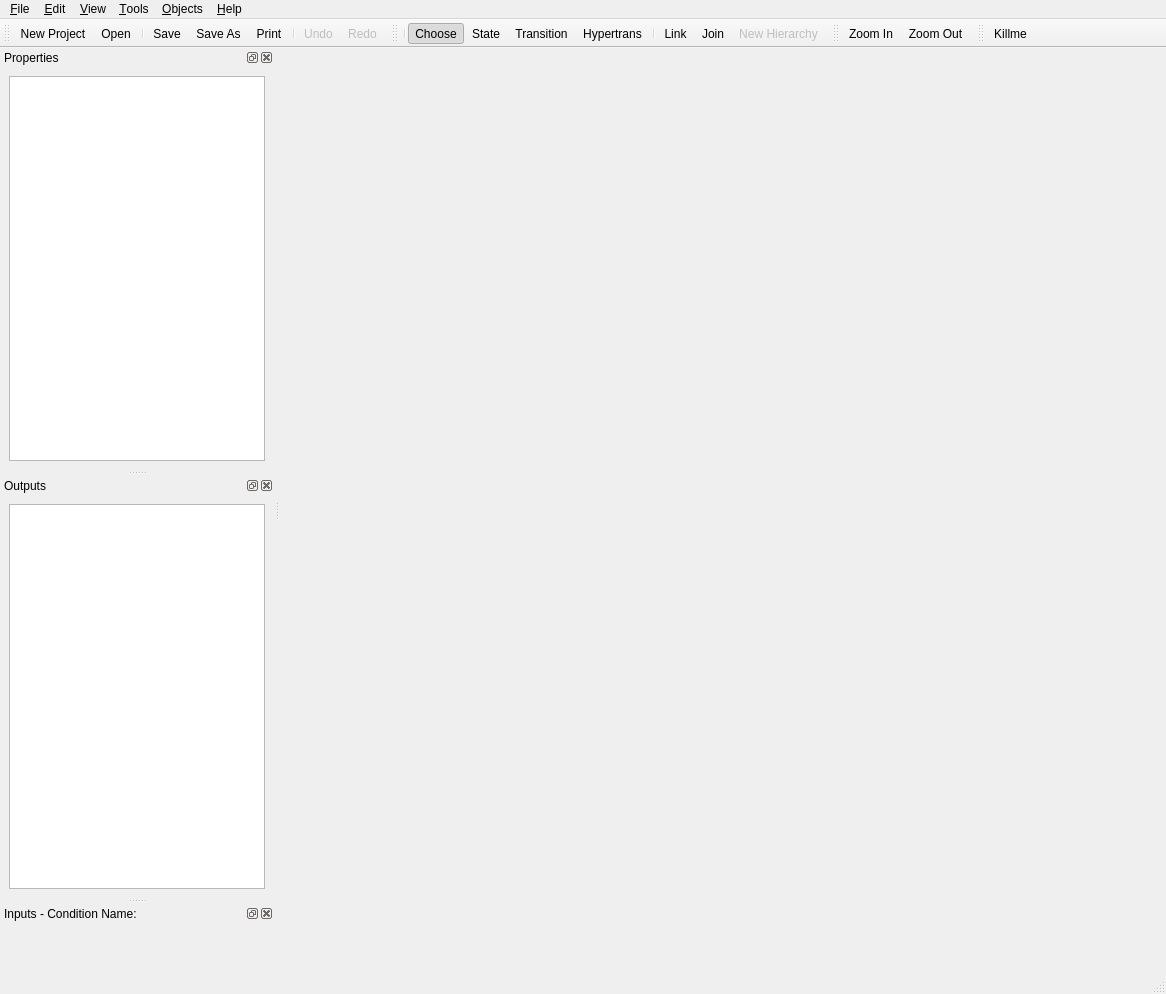
<?xml version="1.0" encoding="UTF-8"?>
<ui version="4.0">
 <author>Frank Lemke</author>
 <class>MergedMainWindow</class>
 <widget class="QMainWindow" name="MergedMainWindow">
  <property name="geometry">
   <rect>
    <x>0</x>
    <y>0</y>
    <width>1166</width>
    <height>994</height>
   </rect>
  </property>
  <property name="windowTitle">
   <string>FSMDesigner 5</string>
  </property>
  <property name="windowIcon">
   <iconset resource="../../../src/gui/resources/resources.qrc">
    <normaloff>:/icons/FSMDesignerlogoicon.png</normaloff>:/icons/FSMDesignerlogoicon.png</iconset>
  </property>
  <widget class="QWidget" name="centralwidget">
   <layout class="QVBoxLayout">
    <property name="spacing">
     <number>6</number>
    </property>
    <property name="leftMargin">
     <number>9</number>
    </property>
    <property name="topMargin">
     <number>9</number>
    </property>
    <property name="rightMargin">
     <number>9</number>
    </property>
    <property name="bottomMargin">
     <number>9</number>
    </property>
   </layout>
  </widget>
  <widget class="QMenuBar" name="menubar">
   <property name="geometry">
    <rect>
     <x>0</x>
     <y>0</y>
     <width>1166</width>
     <height>19</height>
    </rect>
   </property>
   <widget class="QMenu" name="menu_File">
    <property name="title">
     <string>&amp;File</string>
    </property>
    <widget class="QMenu" name="menu_Recent_Files">
     <property name="title">
      <string>&amp;Recent Files</string>
     </property>
     <addaction name="action_ClearMenu"/>
     <addaction name="separator"/>
    </widget>
    <addaction name="action_New"/>
    <addaction name="action_Open"/>
    <addaction name="separator"/>
    <addaction name="action_Save"/>
    <addaction name="action_SaveAs"/>
    <addaction name="separator"/>
    <addaction name="actionExport_Image"/>
    <addaction name="action_Print"/>
    <addaction name="separator"/>
    <addaction name="menu_Recent_Files"/>
    <addaction name="separator"/>
    <addaction name="action_Quit"/>
   </widget>
   <widget class="QMenu" name="menu_View">
    <property name="title">
     <string>&amp;View</string>
    </property>
    <addaction name="separator"/>
    <addaction name="separator"/>
    <addaction name="action_ZoomIn"/>
    <addaction name="action_ZoomOut"/>
    <addaction name="separator"/>
    <addaction name="action_EnableDebug"/>
    <addaction name="action_EnableRedoUndo"/>
    <addaction name="separator"/>
    <addaction name="action_ShowPropertyWindow"/>
    <addaction name="action_ShowOutputListWindow"/>
    <addaction name="action_ShowInputListWindow"/>
   </widget>
   <widget class="QMenu" name="menu_Edit">
    <property name="title">
     <string>&amp;Edit</string>
    </property>
    <widget class="QMenu" name="menu_Table">
     <property name="title">
      <string>Tabl&amp;e</string>
     </property>
     <addaction name="actionGlobal"/>
    </widget>
    <addaction name="action_Redo"/>
    <addaction name="action_Undo"/>
    <addaction name="separator"/>
    <addaction name="actionCu_t"/>
    <addaction name="action_Copy"/>
    <addaction name="action_Paste"/>
    <addaction name="action_Delete"/>
    <addaction name="separator"/>
    <addaction name="menu_Table"/>
    <addaction name="separator"/>
    <addaction name="actionPreferences"/>
   </widget>
   <widget class="QMenu" name="menu_Help">
    <property name="enabled">
     <bool>true</bool>
    </property>
    <property name="title">
     <string>&amp;Help</string>
    </property>
    <addaction name="action_About"/>
    <addaction name="separator"/>
   </widget>
   <widget class="QMenu" name="menu_Objects">
    <property name="title">
     <string>&amp;Objects</string>
    </property>
    <addaction name="separator"/>
    <addaction name="separator"/>
    <addaction name="action_Choose"/>
    <addaction name="action_State"/>
    <addaction name="action_Transition"/>
    <addaction name="action_Hypertrans"/>
    <addaction name="separator"/>
    <addaction name="action_Link"/>
    <addaction name="action_Join"/>
    <addaction name="action_New_Hierarchy"/>
   </widget>
   <widget class="QMenu" name="menuTools">
    <property name="title">
     <string>&amp;Tools</string>
    </property>
    <widget class="QMenu" name="menu_Toolbars">
     <property name="title">
      <string>&amp;Toolbar</string>
     </property>
     <addaction name="action_Maintoolbar"/>
     <addaction name="action_Objecttoolbar"/>
     <addaction name="action_Zoombar"/>
    </widget>
    <widget class="QMenu" name="menu_Simulation">
     <property name="title">
      <string>&amp;Simulation</string>
     </property>
     <addaction name="actionTestbench_generator"/>
     <addaction name="action_Generate_Testbench_VHDL"/>
     <addaction name="separator"/>
     <addaction name="actionGenerate_Mnemonic_Map"/>
     <addaction name="actionGenerate_SV_Project_Mnemonic_Map"/>
    </widget>
    <addaction name="separator"/>
    <addaction name="menu_Simulation"/>
    <addaction name="action_Verification_2"/>
    <addaction name="separator"/>
    <addaction name="menu_Toolbars"/>
   </widget>
   <addaction name="menu_File"/>
   <addaction name="menu_Edit"/>
   <addaction name="menu_View"/>
   <addaction name="menuTools"/>
   <addaction name="menu_Objects"/>
   <addaction name="menu_Help"/>
  </widget>
  <widget class="QStatusBar" name="statusbar"/>
  <widget class="QToolBar" name="MaintoolBar">
   <property name="windowTitle">
    <string>MaintoolBar</string>
   </property>
   <property name="orientation">
    <enum>Qt::Horizontal</enum>
   </property>
   <property name="iconSize">
    <size>
     <width>28</width>
     <height>28</height>
    </size>
   </property>
   <attribute name="toolBarArea">
    <enum>TopToolBarArea</enum>
   </attribute>
   <attribute name="toolBarBreak">
    <bool>false</bool>
   </attribute>
   <addaction name="action_New"/>
   <addaction name="action_Open"/>
   <addaction name="separator"/>
   <addaction name="action_Save"/>
   <addaction name="action_SaveAs"/>
   <addaction name="action_Print"/>
   <addaction name="separator"/>
   <addaction name="action_Undo"/>
   <addaction name="action_Redo"/>
  </widget>
  <widget class="QToolBar" name="ObjecttoolBar">
   <property name="focusPolicy">
    <enum>Qt::NoFocus</enum>
   </property>
   <property name="windowTitle">
    <string>ObjecttoolBar</string>
   </property>
   <property name="orientation">
    <enum>Qt::Horizontal</enum>
   </property>
   <property name="iconSize">
    <size>
     <width>28</width>
     <height>28</height>
    </size>
   </property>
   <attribute name="toolBarArea">
    <enum>TopToolBarArea</enum>
   </attribute>
   <attribute name="toolBarBreak">
    <bool>false</bool>
   </attribute>
   <addaction name="separator"/>
   <addaction name="action_Choose"/>
   <addaction name="action_State"/>
   <addaction name="action_Transition"/>
   <addaction name="action_Hypertrans"/>
   <addaction name="separator"/>
   <addaction name="action_Link"/>
   <addaction name="action_Join"/>
   <addaction name="action_New_Hierarchy"/>
  </widget>
  <widget class="QDockWidget" name="Properties">
   <property name="whatsThis">
    <string>This box shows properties of activated Object. The properties of a object can easily be manipulated here. </string>
   </property>
   <property name="floating">
    <bool>false</bool>
   </property>
   <property name="windowTitle">
    <string>Properties</string>
   </property>
   <attribute name="dockWidgetArea">
    <number>1</number>
   </attribute>
   <widget class="QWidget" name="propertiesWidgetContent">
    <layout class="QVBoxLayout">
     <property name="spacing">
      <number>6</number>
     </property>
     <property name="leftMargin">
      <number>9</number>
     </property>
     <property name="topMargin">
      <number>9</number>
     </property>
     <property name="rightMargin">
      <number>9</number>
     </property>
     <property name="bottomMargin">
      <number>9</number>
     </property>
     <item>
      <widget class="PropertyWidget" name="propertywidget"/>
     </item>
    </layout>
   </widget>
  </widget>
  <widget class="QDockWidget" name="OutputList">
   <property name="whatsThis">
    <string/>
   </property>
   <property name="floating">
    <bool>false</bool>
   </property>
   <property name="windowTitle">
    <string>Outputs</string>
   </property>
   <attribute name="dockWidgetArea">
    <number>1</number>
   </attribute>
   <widget class="QWidget" name="outputListWidgetContent">
    <layout class="QVBoxLayout">
     <property name="spacing">
      <number>6</number>
     </property>
     <property name="leftMargin">
      <number>9</number>
     </property>
     <property name="topMargin">
      <number>9</number>
     </property>
     <property name="rightMargin">
      <number>9</number>
     </property>
     <property name="bottomMargin">
      <number>9</number>
     </property>
     <item>
      <widget class="OutputWidget" name="outputwidget"/>
     </item>
    </layout>
   </widget>
  </widget>
  <widget class="QDockWidget" name="InputList">
   <property name="whatsThis">
    <string>All inputs of activated FSM are shown in this box.</string>
   </property>
   <property name="floating">
    <bool>false</bool>
   </property>
   <property name="windowTitle">
    <string>Inputs - Condition Name: </string>
   </property>
   <attribute name="dockWidgetArea">
    <number>1</number>
   </attribute>
   <widget class="QWidget" name="inputListWidgetContent">
    <layout class="QVBoxLayout">
     <property name="spacing">
      <number>6</number>
     </property>
     <property name="leftMargin">
      <number>9</number>
     </property>
     <property name="topMargin">
      <number>9</number>
     </property>
     <property name="rightMargin">
      <number>9</number>
     </property>
     <property name="bottomMargin">
      <number>9</number>
     </property>
     <item>
      <widget class="ConditionWidget" name="inputwidget" native="true"/>
     </item>
    </layout>
   </widget>
  </widget>
  <widget class="QToolBar" name="ZoomBar">
   <property name="enabled">
    <bool>true</bool>
   </property>
   <property name="windowTitle">
    <string>ZoomBar</string>
   </property>
   <property name="orientation">
    <enum>Qt::Horizontal</enum>
   </property>
   <property name="iconSize">
    <size>
     <width>28</width>
     <height>28</height>
    </size>
   </property>
   <attribute name="toolBarArea">
    <enum>TopToolBarArea</enum>
   </attribute>
   <attribute name="toolBarBreak">
    <bool>false</bool>
   </attribute>
   <addaction name="action_ZoomIn"/>
   <addaction name="action_ZoomOut"/>
  </widget>
  <widget class="QToolBar" name="DebugBar">
   <property name="enabled">
    <bool>true</bool>
   </property>
   <property name="windowTitle">
    <string>toolBar</string>
   </property>
   <attribute name="toolBarArea">
    <enum>TopToolBarArea</enum>
   </attribute>
   <attribute name="toolBarBreak">
    <bool>false</bool>
   </attribute>
   <addaction name="action_Killme"/>
  </widget>
  <action name="action_About">
   <property name="enabled">
    <bool>true</bool>
   </property>
   <property name="text">
    <string>About FSMDesigner</string>
   </property>
   <property name="whatsThis">
    <string>Shows About FSMDesigner.</string>
   </property>
   <property name="shortcut">
    <string>F1</string>
   </property>
  </action>
  <action name="action_New">
   <property name="icon">
    <iconset resource="../../../src/gui/resources/resources.qrc">
     <normaloff>:/icons/filenew.png</normaloff>:/icons/filenew.png</iconset>
   </property>
   <property name="text">
    <string>&amp;New Project...</string>
   </property>
   <property name="whatsThis">
    <string>Push this button to create a new Projekt and FSM.</string>
   </property>
   <property name="shortcut">
    <string>Ctrl+N</string>
   </property>
  </action>
  <action name="action_Open">
   <property name="icon">
    <iconset resource="../../../src/gui/resources/resources.qrc">
     <normaloff>:/icons/fileopen.png</normaloff>:/icons/fileopen.png</iconset>
   </property>
   <property name="text">
    <string>&amp;Open...</string>
   </property>
   <property name="whatsThis">
    <string>Opens a dialog to load a previous saved Project or FSM.</string>
   </property>
   <property name="shortcut">
    <string>Ctrl+O</string>
   </property>
  </action>
  <action name="action_Save">
   <property name="enabled">
    <bool>true</bool>
   </property>
   <property name="icon">
    <iconset resource="../../../src/gui/resources/resources.qrc">
     <normaloff>:/icons/filesave.png</normaloff>:/icons/filesave.png</iconset>
   </property>
   <property name="text">
    <string>&amp;Save</string>
   </property>
   <property name="whatsThis">
    <string>Click this button for Quicksave.</string>
   </property>
   <property name="shortcut">
    <string>Ctrl+S</string>
   </property>
  </action>
  <action name="action_SaveAs">
   <property name="enabled">
    <bool>true</bool>
   </property>
   <property name="icon">
    <iconset resource="../../../src/gui/resources/resources.qrc">
     <normaloff>:/icons/filesaveas.png</normaloff>:/icons/filesaveas.png</iconset>
   </property>
   <property name="text">
    <string>Save &amp;As ...</string>
   </property>
   <property name="whatsThis">
    <string>This option aktivates a &quot;save as&quot; dialog to manage all possible options for saving projects or FSMs.</string>
   </property>
  </action>
  <action name="action_Print">
   <property name="icon">
    <iconset resource="../../../src/gui/resources/resources.qrc">
     <normaloff>:/icons/fileprint.png</normaloff>:/icons/fileprint.png</iconset>
   </property>
   <property name="text">
    <string>&amp;Print...</string>
   </property>
   <property name="whatsThis">
    <string>Push this button to open the printer dialog, for printing FSMs. </string>
   </property>
   <property name="shortcut">
    <string>Ctrl+P</string>
   </property>
  </action>
  <action name="action_Quit">
   <property name="checkable">
    <bool>false</bool>
   </property>
   <property name="icon">
    <iconset resource="../../../src/gui/resources/resources.qrc">
     <normaloff>:/icons/fileclose.png</normaloff>:/icons/fileclose.png</iconset>
   </property>
   <property name="text">
    <string>&amp;Quit</string>
   </property>
   <property name="whatsThis">
    <string>This is the quit button to close application.</string>
   </property>
   <property name="shortcut">
    <string>Ctrl+Q</string>
   </property>
  </action>
  <action name="actionCu_t">
   <property name="icon">
    <iconset resource="../../../src/gui/resources/resources.qrc">
     <normaloff>:/icons/editcut.png</normaloff>:/icons/editcut.png</iconset>
   </property>
   <property name="text">
    <string>Cu&amp;t</string>
   </property>
   <property name="whatsThis">
    <string>Cut activated object by using this option.</string>
   </property>
   <property name="shortcut">
    <string>Ctrl+X</string>
   </property>
  </action>
  <action name="action_Copy">
   <property name="enabled">
    <bool>false</bool>
   </property>
   <property name="icon">
    <iconset resource="../../../src/gui/resources/resources.qrc">
     <normaloff>:/icons/editcopy.png</normaloff>:/icons/editcopy.png</iconset>
   </property>
   <property name="text">
    <string>&amp;Copy</string>
   </property>
   <property name="whatsThis">
    <string>Option for copying activated objects.</string>
   </property>
   <property name="shortcut">
    <string>Ctrl+C</string>
   </property>
  </action>
  <action name="action_Paste">
   <property name="enabled">
    <bool>false</bool>
   </property>
   <property name="icon">
    <iconset resource="../../../src/gui/resources/resources.qrc">
     <normaloff>:/icons/editpaste.png</normaloff>:/icons/editpaste.png</iconset>
   </property>
   <property name="text">
    <string>&amp;Paste</string>
   </property>
   <property name="whatsThis">
    <string>This option will paste copied or previously cutted object to the chosen place at the workbench.</string>
   </property>
   <property name="shortcut">
    <string>Ctrl+V</string>
   </property>
  </action>
  <action name="action_Delete">
   <property name="icon">
    <iconset resource="../../../src/gui/resources/resources.qrc">
     <normaloff>:/icons/editdelete.png</normaloff>:/icons/editdelete.png</iconset>
   </property>
   <property name="text">
    <string>&amp;Delete</string>
   </property>
   <property name="whatsThis">
    <string>Delets activated object.</string>
   </property>
   <property name="shortcut">
    <string>Del</string>
   </property>
  </action>
  <action name="action_State">
   <property name="checkable">
    <bool>true</bool>
   </property>
   <property name="icon">
    <iconset resource="../../../src/gui/resources/resources.qrc">
     <normaloff>:/icons/state.png</normaloff>:/icons/state.png</iconset>
   </property>
   <property name="text">
    <string>&amp;State</string>
   </property>
   <property name="whatsThis">
    <string>&quot;State-mode&quot; button. Creates a new State by clicking the workbench when activated.</string>
   </property>
   <property name="shortcut">
    <string>F6</string>
   </property>
  </action>
  <action name="action_Transition">
   <property name="checkable">
    <bool>true</bool>
   </property>
   <property name="icon">
    <iconset resource="../../../src/gui/resources/resources.qrc">
     <normaloff>:/icons/trans.png</normaloff>:/icons/trans.png</iconset>
   </property>
   <property name="text">
    <string>&amp;Transition</string>
   </property>
   <property name="whatsThis">
    <string>Click this button for activating &quot;Transition-mode&quot;. To connect objects on workbench with transitions.</string>
   </property>
   <property name="shortcut">
    <string>F7</string>
   </property>
  </action>
  <action name="action_Hypertrans">
   <property name="checkable">
    <bool>true</bool>
   </property>
   <property name="enabled">
    <bool>true</bool>
   </property>
   <property name="icon">
    <iconset resource="../../../src/gui/resources/resources.qrc">
     <normaloff>:/icons/hyper.png</normaloff>:/icons/hyper.png</iconset>
   </property>
   <property name="text">
    <string>&amp;Hypertrans</string>
   </property>
   <property name="whatsThis">
    <string>Push here to switch to &quot;Hypertransition-mode&quot;. Creates global transitions.</string>
   </property>
   <property name="shortcut">
    <string>F8</string>
   </property>
  </action>
  <action name="action_Link">
   <property name="checkable">
    <bool>true</bool>
   </property>
   <property name="enabled">
    <bool>true</bool>
   </property>
   <property name="icon">
    <iconset resource="../../../src/gui/resources/resources.qrc">
     <normaloff>:/icons/link.png</normaloff>:/icons/link.png</iconset>
   </property>
   <property name="text">
    <string>&amp;Link</string>
   </property>
   <property name="whatsThis">
    <string>&quot;Link-mode&quot; button. Will create a link-object by clicking the workbench when activated. A Link is a short cut to a state, using links brings more clarity to a complex workbench.</string>
   </property>
   <property name="shortcut">
    <string>F9</string>
   </property>
  </action>
  <action name="action_Join">
   <property name="checkable">
    <bool>true</bool>
   </property>
   <property name="icon">
    <iconset resource="../../../src/gui/resources/resources.qrc">
     <normaloff>:/icons/join.png</normaloff>:/icons/join.png</iconset>
   </property>
   <property name="text">
    <string>&amp;Join</string>
   </property>
   <property name="whatsThis">
    <string>Click this button to switch to &quot;Join-mode&quot;. To generate a join when activated.  A Join connects transitions to clean up workbench for better clarity.</string>
   </property>
   <property name="shortcut">
    <string>F11</string>
   </property>
  </action>
  <action name="actionGlobal">
   <property name="text">
    <string>&amp;Globals...</string>
   </property>
   <property name="iconText">
    <string>Globals</string>
   </property>
   <property name="toolTip">
    <string>Globals</string>
   </property>
  </action>
  <action name="action_New_Hierarchy">
   <property name="enabled">
    <bool>false</bool>
   </property>
   <property name="icon">
    <iconset resource="../../../src/gui/resources/resources.qrc">
     <normaloff>:/icons/hierarchy.png</normaloff>:/icons/hierarchy.png</iconset>
   </property>
   <property name="text">
    <string>&amp;New Hierarchy</string>
   </property>
   <property name="iconText">
    <string>New Hierarchy</string>
   </property>
   <property name="toolTip">
    <string>New Hierarchy</string>
   </property>
   <property name="whatsThis">
    <string>&quot;Hierarchy-mode&quot; buttton. Click here to create a new hierarchyleveltransfer for aktivated FSM. Hierarchylevels increase usage for bigger FSMs.</string>
   </property>
   <property name="shortcut">
    <string>F12</string>
   </property>
  </action>
  <action name="action_Maintoolbar">
   <property name="checkable">
    <bool>true</bool>
   </property>
   <property name="checked">
    <bool>true</bool>
   </property>
   <property name="text">
    <string>&amp;MaintoolBar</string>
   </property>
  </action>
  <action name="action_Objecttoolbar">
   <property name="checkable">
    <bool>true</bool>
   </property>
   <property name="checked">
    <bool>true</bool>
   </property>
   <property name="text">
    <string>&amp;ObjecttoolBar</string>
   </property>
  </action>
  <action name="action_Zoombar">
   <property name="checkable">
    <bool>true</bool>
   </property>
   <property name="checked">
    <bool>true</bool>
   </property>
   <property name="text">
    <string>&amp;ZoomBar</string>
   </property>
  </action>
  <action name="action_Undo">
   <property name="enabled">
    <bool>false</bool>
   </property>
   <property name="icon">
    <iconset resource="../../../src/gui/resources/resources.qrc">
     <normaloff>:/icons/undo.png</normaloff>:/icons/undo.png</iconset>
   </property>
   <property name="text">
    <string>&amp;Undo</string>
   </property>
   <property name="whatsThis">
    <string>Click here to undo the last change. </string>
   </property>
   <property name="shortcut">
    <string>Ctrl+Z</string>
   </property>
  </action>
  <action name="action_Redo">
   <property name="enabled">
    <bool>false</bool>
   </property>
   <property name="icon">
    <iconset resource="../../../src/gui/resources/resources.qrc">
     <normaloff>:/icons/redo.png</normaloff>:/icons/redo.png</iconset>
   </property>
   <property name="text">
    <string>&amp;Redo</string>
   </property>
   <property name="whatsThis">
    <string> Click here to redo the last successful undo step.</string>
   </property>
   <property name="shortcut">
    <string>Ctrl+Y</string>
   </property>
  </action>
  <action name="actionPreferences">
   <property name="enabled">
    <bool>false</bool>
   </property>
   <property name="text">
    <string>Pre&amp;ferences...</string>
   </property>
   <property name="whatsThis">
    <string>Starts preferences-dialog for changing toolsettings.</string>
   </property>
  </action>
  <action name="action_ClearMenu">
   <property name="text">
    <string>&amp;ClearMenu</string>
   </property>
   <property name="whatsThis">
    <string>Deletes Recent File entries.</string>
   </property>
  </action>
  <action name="actionTestbench_generator">
   <property name="text">
    <string>Generate &amp;Testbench Verilog</string>
   </property>
  </action>
  <action name="actionGenerate_Mnemonic_Map">
   <property name="text">
    <string>Generate SimVision &amp;Mnemonic Map</string>
   </property>
  </action>
  <action name="actionExport_Image">
   <property name="text">
    <string>&amp;Export Image...</string>
   </property>
  </action>
  <action name="action_Generate_Testbench_VHDL">
   <property name="text">
    <string>&amp;Generate Testbench VHDL</string>
   </property>
  </action>
  <action name="actionGenerate_SV_Project_Mnemonic_Map">
   <property name="text">
    <string>Generate SV Project Mnemonic Map</string>
   </property>
  </action>
  <action name="action_Verification_2">
   <property name="text">
    <string>&amp;Verification</string>
   </property>
  </action>
  <action name="action_ZoomIn">
   <property name="icon">
    <iconset>
     <normalon>:/icons/viewmag+.png</normalon>
    </iconset>
   </property>
   <property name="text">
    <string>Zoom In</string>
   </property>
   <property name="toolTip">
    <string>Zoom in</string>
   </property>
  </action>
  <action name="action_ZoomOut">
   <property name="icon">
    <iconset resource="../../../src/gui/resources/resources.qrc">
     <normaloff>:/icons/viewmag-.png</normaloff>:/icons/viewmag-.png</iconset>
   </property>
   <property name="text">
    <string>Zoom Out</string>
   </property>
   <property name="toolTip">
    <string>Zoom out</string>
   </property>
  </action>
  <action name="action_Killme">
   <property name="text">
    <string>Killme</string>
   </property>
   <property name="toolTip">
    <string>Kills the FSMDesigner</string>
   </property>
  </action>
  <action name="action_Choose">
   <property name="checkable">
    <bool>true</bool>
   </property>
   <property name="checked">
    <bool>true</bool>
   </property>
   <property name="icon">
    <iconset resource="../../../src/gui/resources/resources.qrc">
     <normaloff>:/icons/choose.png</normaloff>:/icons/choose.png</iconset>
   </property>
   <property name="text">
    <string>&amp;Choose</string>
   </property>
   <property name="toolTip">
    <string>Choose Mode</string>
   </property>
   <property name="whatsThis">
    <string>&quot;Choose-mode&quot; button.</string>
   </property>
   <property name="shortcut">
    <string>F5</string>
   </property>
  </action>
  <action name="action_EnableDebug">
   <property name="checkable">
    <bool>true</bool>
   </property>
   <property name="text">
    <string>Enable Debug Bar</string>
   </property>
   <property name="toolTip">
    <string>Enables the debug bar.</string>
   </property>
  </action>
  <action name="action_EnableRedoUndo">
   <property name="checkable">
    <bool>true</bool>
   </property>
   <property name="text">
    <string>Enable Redo and Undo</string>
   </property>
   <property name="toolTip">
    <string>Caution! Might be unstable! Enables the experimental redo undo buttons.</string>
   </property>
  </action>
  <action name="action_ShowPropertyWindow">
   <property name="checkable">
    <bool>true</bool>
   </property>
   <property name="checked">
    <bool>true</bool>
   </property>
   <property name="enabled">
    <bool>true</bool>
   </property>
   <property name="text">
    <string>Show Property Window</string>
   </property>
   <property name="toolTip">
    <string>Shows the property window.</string>
   </property>
  </action>
  <action name="action_ShowOutputListWindow">
   <property name="checkable">
    <bool>true</bool>
   </property>
   <property name="checked">
    <bool>true</bool>
   </property>
   <property name="text">
    <string>Show OutputList Window</string>
   </property>
   <property name="toolTip">
    <string>Shows the OutputList window.</string>
   </property>
  </action>
  <action name="action_ShowInputListWindow">
   <property name="checkable">
    <bool>true</bool>
   </property>
   <property name="checked">
    <bool>true</bool>
   </property>
   <property name="text">
    <string>Show InputList Window</string>
   </property>
   <property name="toolTip">
    <string>Shows the InputList window.</string>
   </property>
  </action>
 </widget>
 <customwidgets>
  <customwidget>
   <class>PropertyWidget</class>
   <extends>QTreeView</extends>
   <header>propertywidget.h</header>
  </customwidget>
  <customwidget>
   <class>OutputWidget</class>
   <extends>QTreeView</extends>
   <header>outputwidget.h</header>
  </customwidget>
  <customwidget>
   <class>ConditionWidget</class>
   <extends>QWidget</extends>
   <header>conditionwidget.h</header>
  </customwidget>
 </customwidgets>
 <resources>
  <include location="../../../src/gui/resources/resources.qrc"/>
 </resources>
 <connections>
  <connection>
   <sender>action_Maintoolbar</sender>
   <signal>toggled(bool)</signal>
   <receiver>MaintoolBar</receiver>
   <slot>setVisible(bool)</slot>
   <hints>
    <hint type="sourcelabel">
     <x>-1</x>
     <y>-1</y>
    </hint>
    <hint type="destinationlabel">
     <x>119</x>
     <y>67</y>
    </hint>
   </hints>
  </connection>
  <connection>
   <sender>action_Zoombar</sender>
   <signal>toggled(bool)</signal>
   <receiver>ZoomBar</receiver>
   <slot>setVisible(bool)</slot>
   <hints>
    <hint type="sourcelabel">
     <x>-1</x>
     <y>-1</y>
    </hint>
    <hint type="destinationlabel">
     <x>799</x>
     <y>67</y>
    </hint>
   </hints>
  </connection>
  <connection>
   <sender>action_Objecttoolbar</sender>
   <signal>toggled(bool)</signal>
   <receiver>ObjecttoolBar</receiver>
   <slot>setVisible(bool)</slot>
   <hints>
    <hint type="sourcelabel">
     <x>-1</x>
     <y>-1</y>
    </hint>
    <hint type="destinationlabel">
     <x>622</x>
     <y>67</y>
    </hint>
   </hints>
  </connection>
 </connections>
</ui>
